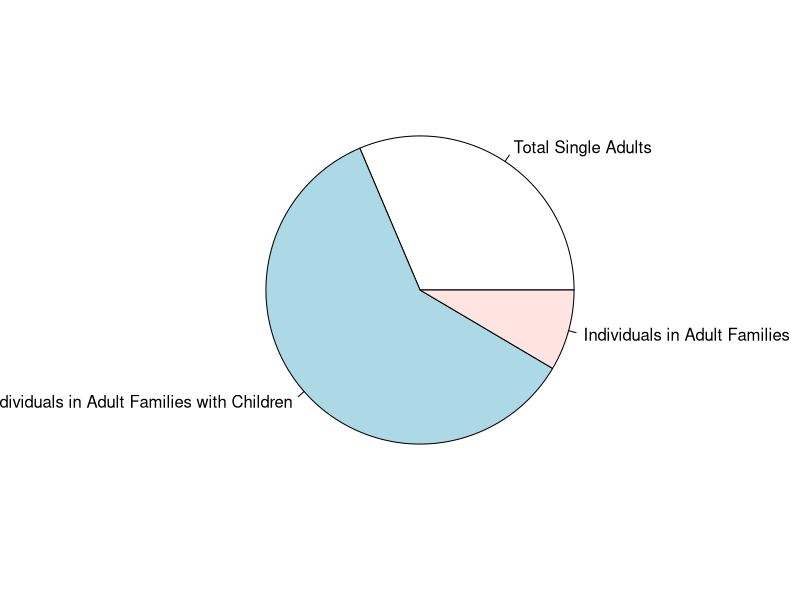

R code for this plot:
library(dplyr)
# sets directory to data folder
#setwd("~/info201/project-group-3-section-ag/data")

# adds the shelter data to variable to be used
shelter_data <- read.csv("DHS_Daily_Report.csv")

# filters the shelter data to dates in 2020
shelter_data$Date.of.Census <-
  strptime(as.character(shelter_data$Date.of.Census), "%m/%d/%Y")
shelter_data2020 <- shelter_data %>%
  filter(Date.of.Census <= "2020-12-31") %>%
  filter(Date.of.Census >= "2020-01-01")

# filters the situations of individuals in the 2020 shelters
shelter2020 <- shelter_data2020 %>%
  select(Total.Single.Adults.in.Shelter,
         Total.Individuals.in.Families.with.Children.in.Shelter,
         Individuals.in.Adult.Families.in.Shelter) %>%
  summarise_all(sum)

# converts dataframe to vector
shelter2020_vector <- as.numeric(as.vector(shelter2020[1,]))

# sets up the pie chart
pie(shelter2020_vector, labels = c("Total Single Adults",
                                   "Total Individuals in Adult Families with Children",
                                   "Individuals in Adult Families"))
